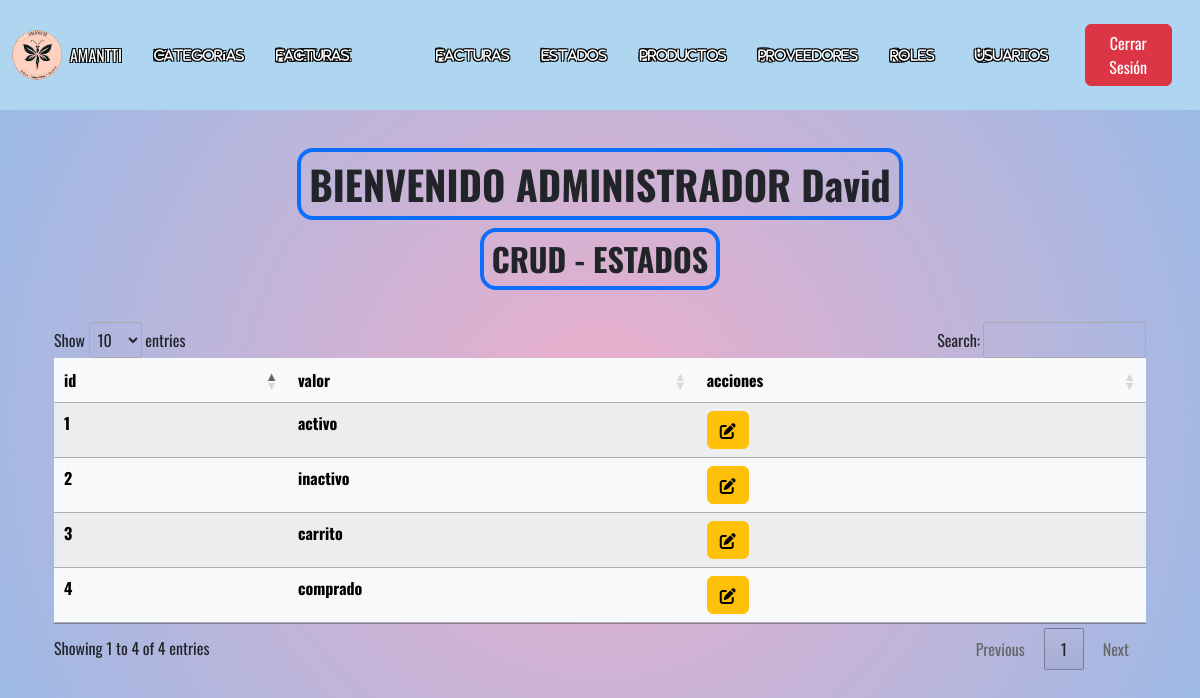
/Proyect-Amantti/Views/Administrador/crud_estados.php (signed in), run on the app's committed database.
### tables this page shows
CREATE TABLE `parametros` (
  `id` int(11) NOT NULL,
  `valor` varchar(255) NOT NULL
);

### Proyect-Amantti/Views/Administrador/crud_estados.php (the view, shortened to what this page needs)
<?php
$nombre = $_SESSION['nombre'];
?>
<!doctype html>
<html lang="en">
<head>
    <link href="https://cdn.jsdelivr.net/npm/bootstrap@5.3.2/dist/css/bootstrap.min.css" rel="stylesheet">
    <link rel="stylesheet" href="https://cdn.jsdelivr.net/npm/bootstrap-icons@1.10.5/font/bootstrap-icons.css">
    <link rel="stylesheet" href="https://cdnjs.cloudflare.com/ajax/libs/font-awesome/6.4.0/css/all.min.css" />
    <link rel="stylesheet" href="https://cdn.jsdelivr.net/npm/sweetalert2@11.0.18/dist/sweetalert2.min.css">
    <link rel="stylesheet" href="https://cdn.datatables.net/1.13.6/css/jquery.dataTables.min.css">
    <link rel="stylesheet" href="https://cdn.datatables.net/responsive/2.5.0/css/responsive.dataTables.min.css">
    <link rel="stylesheet" href="../../Css/Styles_crud.css">
</head>
<body>
    <nav id="navegacion" class="navbar navbar-expand-md navbar">
        <div class="container-fluid">
            <a class="navbar-brand d-flex align-items-center" href="index_admin.php">
                <img src="../../Img/logo.jpeg" width="50" height="50" alt="Logo" class="me-2 rounded-circle">
                <span class="text-white title-amantti">AMANTTI</span>
            </a>
            <div class="collapse navbar-collapse" id="navbarNavAltMarku">
                <ul class="navbar-nav ms-auto d-flex align-items-center p-2 gap-3">
                    <li class="nav-item">
                        <a class="nav-link" href="crud_categorias.php">
                            <i class="fa-solid fa-list fa-xl text-white"> Categorías</i>
                        </a>
                    </li>
                    <li class="nav-item">
                        <a class="nav-link" href="crud_detalle_factura.php">
                            <i class="fa-solid fa-file-invoice fa-xl text-white"> Detalle facturas</i>
                        </a>
                    </li>
                    <li class="nav-item">
                        <a class="nav-link" href="crud_facturas.php">
                            <i class="fa-solid fa-file-invoice fa-xl text-white"> Facturas</i>
                        </a>
                    </li>
                    <li class="nav-item">
                        <a class="nav-link" href="crud_estados.php">
                            <i class="fa-solid fa-flag fa-xl text-white"> Estados</i>
                        </a>
                    </li>
                    <li class="nav-item">
                        <a class="nav-link" href="crud_productos.php">
                            <i class="fa-solid fa-box fa-xl text-white"> Productos</i>
                        </a>
                    </li>
                    <li class="nav-item">
                        <a class="nav-link" href="crud_proveedores.php">
                            <i class="fa-solid fa-truck fa-xl text-white"> Proveedores</i>
                        </a>
                    </li>
                    <li class="nav-item">
                        <a class="nav-link" href="crud_roles.php">
                            <i class="fa-solid fa-user-shield fa-xl text-white"> Roles</i>
                        </a>
                    </li>
                    <li class="nav-item">
                        <a class="nav-link" href="crud_usuarios.php">
                            <i class="fa-solid fa-users fa-xl text-white"> Usuarios</i>
                        </a>
                    </li>
                    <li class="nav-item ms-auto">
                        <a class="nav-link" href="../../Suministros/logout.php">
                            <button type="button" class="btn btn-danger">Cerrar Sesión</button>
                        </a>
                    </li>
                </ul>
            </div>
        </div>
    </nav>
    <div class="container my-5">
        <div class="row">
            <div class="col-sm-12 col-md-12 col-lg-12 col-xl-12 col-xxl-12">
                <div class="card-header justify-content-center">
                    <div class="card-title text-center col-12 d-grid justify-content-center">
                        <h1 class="border border-4 border-primary rounded-4 p-2"><strong>BIENVENIDO ADMINISTRADOR <span></span><?php echo $nombre; ?></strong></h1>
                    </div>
                    <div class="card-title text-center mb-4 col-12 d-grid justify-content-center">
                        <h2 class="border border-4 border-primary rounded-4 p-2"><strong>CRUD - ESTADOS</strong></h2>
                    </div>
                    <div class="container-fluid">
                        <table id="table_responsive" class="table table-light table-striped" style="width:100%">
                            <thead>
                                <tr>
                                    <th scope="col">id</th>
                                    <th scope="col">valor</th>
                                    <th scope="col">acciones</th>
                                </tr>
                            </thead>
                            <tbody>
                                <?php
                                require("../../Suministros/conexion.php");
                                $sql = $conexion->query("SELECT * FROM parametros");
                                while ($resultado = $sql->fetch_assoc()) {
                                ?>
                                    <tr>
                                        <th scope="row"><?php echo $resultado['id'] ?></th>
                                        <th><?php echo $resultado['valor'] ?></th>
                                        <th>
                                            <a class="btn btn-warning" href="../../Formularios/update_parametros.php?id=<?php echo $resultado['id'] ?>"><i class="fa-solid fa-pen-to-square" style="color: #000000;"></i></a>
                                        </th>
                                    </tr>
                                <?php
                                }
                                ?>
                            </tbody>
                        </table>
                    </div>
                </div>
            </div>
        </div>
    </div>
</body>
</html>

### Proyect-Amantti/Css/Styles_crud.css (style rules this page uses)
* { box-sizing: border-box; margin: 0; padding: 0; }
body { background: radial-gradient(circle, rgba(238, 174, 202, 1) 0%, rgba(148, 187, 233, 1) 100%); font-family: "Oswald", sans-serif; min-height: 100vh; }
#navegacion { background-color: #aed6f1; position: fixed; top: 0; width: 100%; z-index: 1000; }
.title-amantti { font-size: 1rem; text-shadow: -1px -1px 0 #000, 1px -1px 0 #000, -1px 1px 0 #000, 1px 1px 0 #000; }
.navbar-nav { display: flex; font-size: 8.7px; text-shadow: -1px -1px 0 #000, 1px -1px 0 #000, -1px 1px 0 #000, 1px 1px 0 #000; }
.container { padding-top: 100px; }

### data on the page
parametros: id "1", valor "activo"
parametros: id "2", valor "inactivo"
parametros: id "3", valor "carrito"
parametros: id "4", valor "comprado"

### other printed values
$nombre "David"
